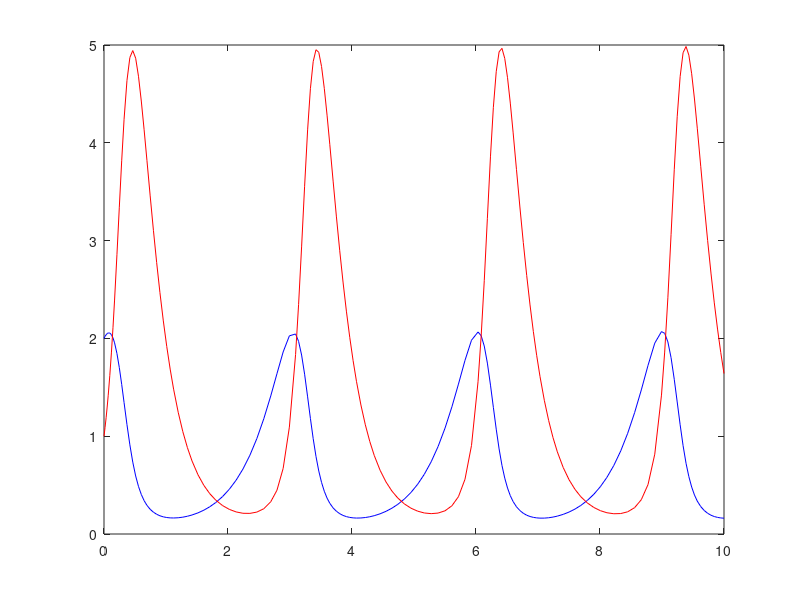

Reproduce this figure in MATLAB.
alpha = 2; beta = 4/3; delta = 4; gamma = 3; tf = 10; 
tspan = [0 tf];
f = @(t,y) [alpha*y(1)-beta*y(1)*y(2); delta*y(1)*y(2)-gamma*y(2)];
[t,u] = ode45(f,[0 tf],[2 1]);
plot(t,u(:,1),'b-',t,u(:,2),'r-');

%Take random points and add some noise
len = ceil(size(u,1)/3);
indices = randi([1,len],ceil(len/2),1);
noise = 0.1*randn(ceil(len/2),2);
data = u(indices,:) + noise;

%Write to text file
csvwrite('pred_prey_true.txt',u)
csvwrite('pred_prey_noisy_data.txt',data)
